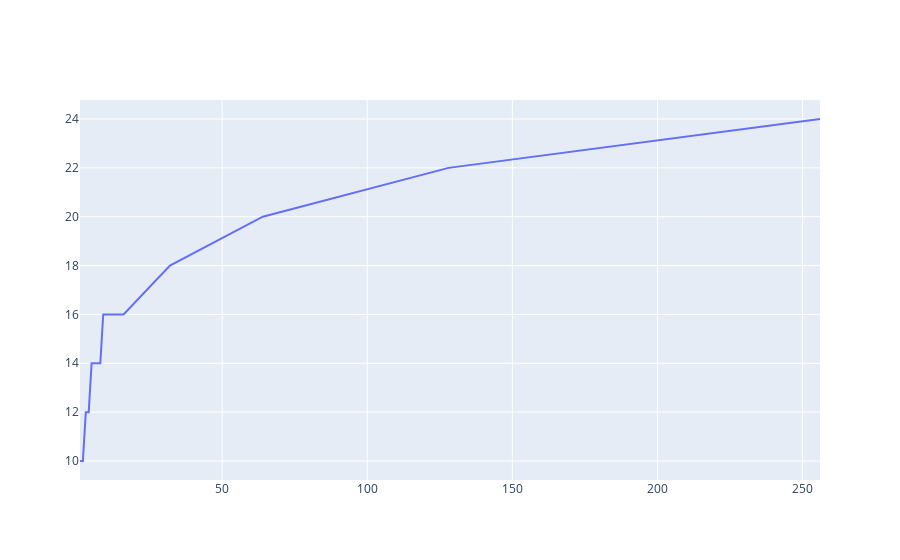

This figure's notebook cell:
### Code cell
fig = go.Figure(data=go.Scatter(
        x=list(data.keys()),
        y=[np.mean(data[i]["qubit"]) for i in data.keys()],
        error_y=dict(
            type='data', # value of error bar given in data coordinates
            symmetric=False,
            array=[max(data[i]["qubit"])-np.mean(data[i]["qubit"]) for i in data.keys()],
            arrayminus=[max(np.mean(data[i]["qubit"])-data[i]["qubit"]) for i in data.keys()],
            visible=False)
    ))
fig.show()

### Figure 1 — Plotly figure (JSON) as saved in the notebook; plotly's stock layout.template omitted (floating-point values rounded to 4 significant figures)
{"data": [{"error_y": {"array": [0, 0, 0, 0, 0, 0, 0, 0, 0, 0, 0, 0, 0, 0, 0, 0, 0, 0, 0, 0], "arrayminus": [0, 0, 0, 0, 0, 0, 0, 0, 0, 0, 0, 0, 0, 0, 0, 0, 0, 0, 0, 0], "symmetric": false, "type": "data", "visible": false}, "type": "scatter", "x": [1, 2, 3, 4, 5, 6, 7, 8, 9, 10, 11, 12, 13, 14, 15, 16, 32, 64, 128, 256], "y": [10, 10, 12, 12, 14, 14, 14, 14, 16, 16, 16, 16, 16, 16, 16, 16, 18, 20, 22, 24]}], "layout": {}}
